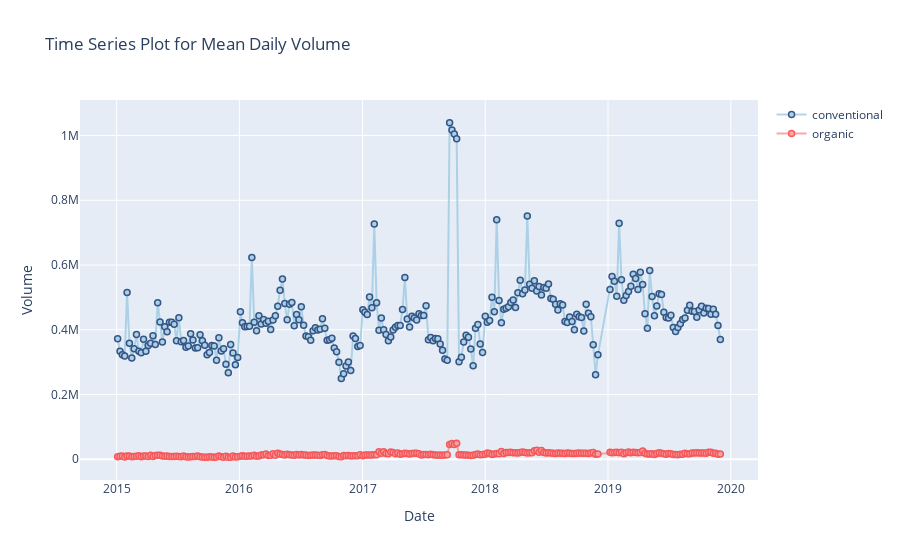

The notebook cell saved with this chart:
### Code cell
#Plot the time series of organic and conventional avocado Total Volumn
import plotly
from plotly.offline import init_notebook_mode, iplot
import plotly.graph_objs as go
init_notebook_mode(connected=True)

fig = go.Figure()

scatter1=go.Scatter(x=conventional_groupByDate.index,y=conventional_groupByDate['Total Volume'],
                   name='conventional',mode='lines+markers',marker=dict(
                                 color='rgb(158,202,225)',
                                 line=dict(
                                 color='rgb(8,48,107)',
                                 width=1.5)),
                                opacity=0.8)
scatter2=go.Scatter(x=organic_groupByDate.index,y=organic_groupByDate['Total Volume'],
                   name='organic',mode='lines+markers',marker=dict(
                                 color='rgb(248,146,146)',
                                 line=dict(
                                 color='rgb(249,52,52)',
                                 width=1.5)),
                                opacity=0.8)

data=[scatter1,scatter2]

layout = go.Layout(title='Time Series Plot for Mean Daily Volume',
                  xaxis={'title':'Date'},yaxis={'title':'Volume'})
figure=go.Figure(data=data,layout=layout)
iplot(figure)

### Figure 1 — Plotly figure (JSON) as saved in the notebook; plotly's stock layout.template omitted (floating-point values rounded to 4 significant figures; data arrays with more than 128 entries replaced by an {"elided": "..."} marker saying what was removed)
{"data": [{"marker": {"color": "rgb(158,202,225)", "line": {"color": "rgb(8,48,107)", "width": 1.5}}, "mode": "lines+markers", "name": "conventional", "opacity": 0.8, "type": "scatter", "x": {"elided": "253 str values"}, "y": {"elided": "253 float values"}}, {"marker": {"color": "rgb(248,146,146)", "line": {"color": "rgb(249,52,52)", "width": 1.5}}, "mode": "lines+markers", "name": "organic", "opacity": 0.8, "type": "scatter", "x": {"elided": "253 str values"}, "y": {"elided": "253 float values"}}], "layout": {"title": {"text": "Time Series Plot for Mean Daily Volume"}, "xaxis": {"title": {"text": "Date"}}, "yaxis": {"title": {"text": "Volume"}}}}
